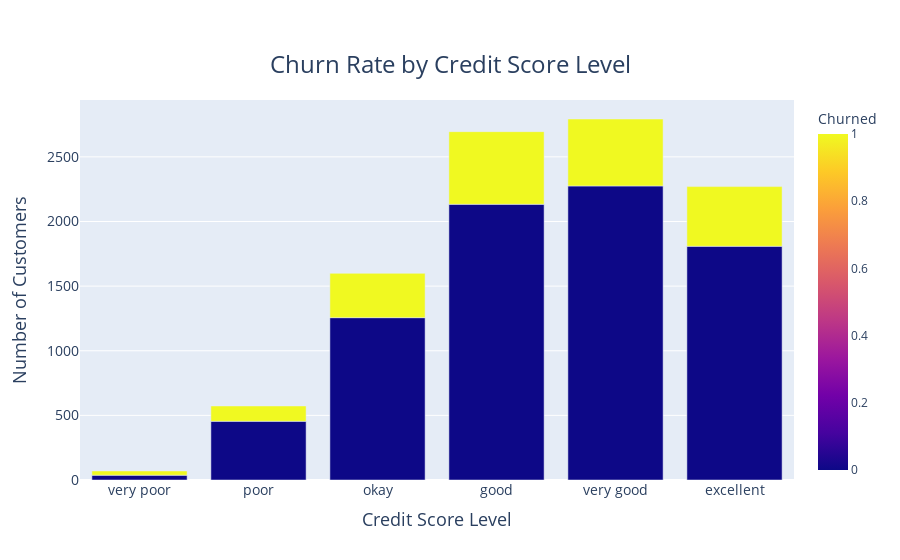

Here is the notebook cell this chart was saved with:
### Code cell
fig = px.bar(
    credscore_churn_counts,
    x='CredScoreLevel',
    y='Count',
    color='Churned',
    barmode='group',
    title='Churn Rate by Credit Score Level',
    labels={'CredScoreLevel': 'Credit Score Level', 'Count': 'Number of Customers'}
)

# Customize the title and axis labels
fig.update_layout(
    title={
        'text': "Churn Rate by Credit Score Level",
        'y': 0.9,
        'x': 0.5,
        'xanchor': 'center',
        'yanchor': 'top',
        'font': {'size': 24}  # Adjust the font size of the title
    },
    xaxis_title={
        'text': 'Credit Score Level',
        'font': {'size': 18}  # Adjust the x-axis title font size
    },
    yaxis_title={
        'text': 'Number of Customers',
        'font': {'size': 18}  # Adjust the y-axis title font size
    }
)

# Adjust the font size of the tick labels
fig.update_xaxes(tickfont={'size': 14})
fig.update_yaxes(tickfont={'size': 14})

fig.show()

### Figure 1 — Plotly figure (JSON) as saved in the notebook; plotly's stock layout.template omitted (floating-point values rounded to 4 significant figures)
{"data": [{"alignmentgroup": "True", "hovertemplate": "Credit Score Level=%{x}<br>Number of Customers=%{y}<br>Churned=%{marker.color}<extra></extra>", "legendgroup": "", "marker": {"color": [0, 1, 0, 1, 0, 1, 0, 1, 0, 1, 0, 1], "coloraxis": "coloraxis", "pattern": {"shape": ""}}, "name": "", "offsetgroup": "", "orientation": "v", "showlegend": false, "textposition": "auto", "type": "bar", "x": ["very poor", "very poor", "poor", "poor", "okay", "okay", "good", "good", "very good", "very good", "excellent", "excellent"], "xaxis": "x", "y": [37, 33, 454, 119, 1256, 343, 2133, 562, 2275, 518, 1808, 462], "yaxis": "y"}], "layout": {"barmode": "group", "coloraxis": {"colorbar": {"title": {"text": "Churned"}}, "colorscale": [[0, "#0d0887"], [0.1111, "#46039f"], [0.2222, "#7201a8"], [0.3333, "#9c179e"], [0.4444, "#bd3786"], [0.5556, "#d8576b"], [0.6667, "#ed7953"], [0.7778, "#fb9f3a"], [0.8889, "#fdca26"], [1, "#f0f921"]]}, "legend": {"tracegroupgap": 0}, "title": {"font": {"size": 24}, "text": "Churn Rate by Credit Score Level", "x": 0.5, "xanchor": "center", "y": 0.9, "yanchor": "top"}, "xaxis": {"anchor": "y", "domain": [0, 1], "tickfont": {"size": 14}, "title": {"font": {"size": 18}, "text": "Credit Score Level"}}, "yaxis": {"anchor": "x", "domain": [0, 1], "tickfont": {"size": 14}, "title": {"font": {"size": 18}, "text": "Number of Customers"}}}}
